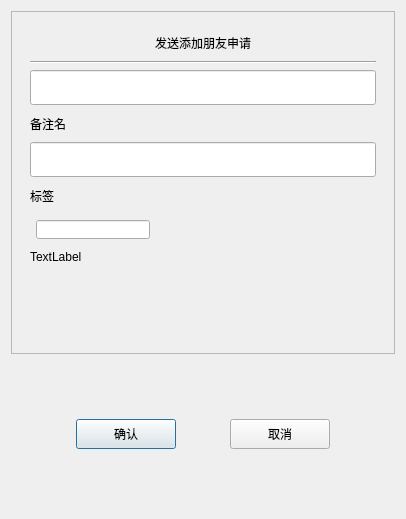
<?xml version="1.0" encoding="UTF-8"?>
<ui version="4.0">
 <class>AuthenFriend</class>
 <widget class="QDialog" name="AuthenFriend">
  <property name="geometry">
   <rect>
    <x>0</x>
    <y>0</y>
    <width>406</width>
    <height>519</height>
   </rect>
  </property>
  <property name="windowTitle">
   <string>Dialog</string>
  </property>
  <layout class="QVBoxLayout" name="verticalLayout">
   <item>
    <widget class="QScrollArea" name="scrollArea">
     <property name="widgetResizable">
      <bool>true</bool>
     </property>
     <widget class="QWidget" name="scrollcontent">
      <property name="geometry">
       <rect>
        <x>0</x>
        <y>0</y>
        <width>392</width>
        <height>345</height>
       </rect>
      </property>
      <layout class="QHBoxLayout" name="horizontalLayout_5">
       <item>
        <widget class="QWidget" name="apply_wid" native="true">
         <layout class="QVBoxLayout" name="verticalLayout_2">
          <item>
           <widget class="QLabel" name="label">
            <property name="minimumSize">
             <size>
              <width>0</width>
              <height>25</height>
             </size>
            </property>
            <property name="maximumSize">
             <size>
              <width>16777215</width>
              <height>25</height>
             </size>
            </property>
            <property name="text">
             <string>发送添加朋友申请</string>
            </property>
            <property name="alignment">
             <set>Qt::AlignmentFlag::AlignCenter</set>
            </property>
           </widget>
          </item>
          <item>
           <widget class="Line" name="h_line">
            <property name="orientation">
             <enum>Qt::Orientation::Horizontal</enum>
            </property>
           </widget>
          </item>
          <item>
           <widget class="CustomizeEdit" name="name_ed">
            <property name="minimumSize">
             <size>
              <width>0</width>
              <height>35</height>
             </size>
            </property>
            <property name="maximumSize">
             <size>
              <width>16777215</width>
              <height>35</height>
             </size>
            </property>
           </widget>
          </item>
          <item>
           <widget class="QLabel" name="label_2">
            <property name="minimumSize">
             <size>
              <width>0</width>
              <height>25</height>
             </size>
            </property>
            <property name="maximumSize">
             <size>
              <width>16777215</width>
              <height>25</height>
             </size>
            </property>
            <property name="text">
             <string>备注名</string>
            </property>
           </widget>
          </item>
          <item>
           <widget class="CustomizeEdit" name="back_ed">
            <property name="minimumSize">
             <size>
              <width>0</width>
              <height>35</height>
             </size>
            </property>
            <property name="maximumSize">
             <size>
              <width>16777215</width>
              <height>35</height>
             </size>
            </property>
           </widget>
          </item>
          <item>
           <widget class="QLabel" name="label_3">
            <property name="minimumSize">
             <size>
              <width>0</width>
              <height>25</height>
             </size>
            </property>
            <property name="maximumSize">
             <size>
              <width>16777215</width>
              <height>25</height>
             </size>
            </property>
            <property name="text">
             <string>标签</string>
            </property>
           </widget>
          </item>
          <item>
           <widget class="QWidget" name="lb_group_wid" native="true">
            <property name="minimumSize">
             <size>
              <width>0</width>
              <height>50</height>
             </size>
            </property>
            <layout class="QVBoxLayout" name="verticalLayout_4">
             <property name="spacing">
              <number>0</number>
             </property>
             <property name="leftMargin">
              <number>0</number>
             </property>
             <property name="topMargin">
              <number>0</number>
             </property>
             <property name="rightMargin">
              <number>0</number>
             </property>
             <property name="bottomMargin">
              <number>0</number>
             </property>
             <item>
              <widget class="QWidget" name="gridWidget" native="true">
               <property name="minimumSize">
                <size>
                 <width>0</width>
                 <height>40</height>
                </size>
               </property>
               <property name="maximumSize">
                <size>
                 <width>16777215</width>
                 <height>40</height>
                </size>
               </property>
               <widget class="CustomizeEdit" name="lb_ed">
                <property name="geometry">
                 <rect>
                  <x>6</x>
                  <y>6</y>
                  <width>114</width>
                  <height>19</height>
                 </rect>
                </property>
                <property name="minimumSize">
                 <size>
                  <width>0</width>
                  <height>0</height>
                 </size>
                </property>
                <property name="maximumSize">
                 <size>
                  <width>16777215</width>
                  <height>35</height>
                 </size>
                </property>
                <property name="alignment">
                 <set>Qt::AlignmentFlag::AlignLeading|Qt::AlignmentFlag::AlignLeft|Qt::AlignmentFlag::AlignVCenter</set>
                </property>
               </widget>
              </widget>
             </item>
             <item>
              <widget class="QWidget" name="input_tip_wid" native="true">
               <property name="minimumSize">
                <size>
                 <width>0</width>
                 <height>35</height>
                </size>
               </property>
               <layout class="QVBoxLayout" name="verticalLayout_5">
                <property name="spacing">
                 <number>0</number>
                </property>
                <property name="leftMargin">
                 <number>0</number>
                </property>
                <property name="topMargin">
                 <number>0</number>
                </property>
                <property name="rightMargin">
                 <number>0</number>
                </property>
                <property name="bottomMargin">
                 <number>0</number>
                </property>
                <item>
                 <widget class="ClickedOnceLabel" name="tip_lb">
                  <property name="text">
                   <string>TextLabel</string>
                  </property>
                  <property name="alignment">
                   <set>Qt::AlignmentFlag::AlignLeading|Qt::AlignmentFlag::AlignLeft|Qt::AlignmentFlag::AlignVCenter</set>
                  </property>
                 </widget>
                </item>
               </layout>
              </widget>
             </item>
            </layout>
           </widget>
          </item>
          <item>
           <widget class="QWidget" name="widget" native="true">
            <property name="minimumSize">
             <size>
              <width>0</width>
              <height>60</height>
             </size>
            </property>
            <property name="maximumSize">
             <size>
              <width>16777215</width>
              <height>16777215</height>
             </size>
            </property>
            <layout class="QHBoxLayout" name="horizontalLayout">
             <property name="leftMargin">
              <number>0</number>
             </property>
             <property name="topMargin">
              <number>0</number>
             </property>
             <property name="rightMargin">
              <number>0</number>
             </property>
             <property name="bottomMargin">
              <number>0</number>
             </property>
             <item>
              <widget class="QWidget" name="lb_list" native="true">
               <property name="minimumSize">
                <size>
                 <width>287</width>
                 <height>50</height>
                </size>
               </property>
               <property name="maximumSize">
                <size>
                 <width>287</width>
                 <height>16777215</height>
                </size>
               </property>
              </widget>
             </item>
             <item>
              <widget class="QWidget" name="more_lb_wid" native="true">
               <property name="minimumSize">
                <size>
                 <width>30</width>
                 <height>0</height>
                </size>
               </property>
               <property name="maximumSize">
                <size>
                 <width>30</width>
                 <height>16777215</height>
                </size>
               </property>
               <layout class="QVBoxLayout" name="verticalLayout_3">
                <property name="leftMargin">
                 <number>2</number>
                </property>
                <property name="topMargin">
                 <number>2</number>
                </property>
                <property name="rightMargin">
                 <number>2</number>
                </property>
                <property name="bottomMargin">
                 <number>2</number>
                </property>
                <item>
                 <spacer name="verticalSpacer_2">
                  <property name="orientation">
                   <enum>Qt::Orientation::Vertical</enum>
                  </property>
                  <property name="sizeHint" stdset="0">
                   <size>
                    <width>20</width>
                    <height>40</height>
                   </size>
                  </property>
                 </spacer>
                </item>
                <item>
                 <widget class="ClickedOnceLabel" name="more_lb">
                  <property name="minimumSize">
                   <size>
                    <width>25</width>
                    <height>25</height>
                   </size>
                  </property>
                  <property name="maximumSize">
                   <size>
                    <width>25</width>
                    <height>25</height>
                   </size>
                  </property>
                  <property name="text">
                   <string/>
                  </property>
                 </widget>
                </item>
                <item>
                 <spacer name="verticalSpacer_4">
                  <property name="orientation">
                   <enum>Qt::Orientation::Vertical</enum>
                  </property>
                  <property name="sizeType">
                   <enum>QSizePolicy::Policy::Fixed</enum>
                  </property>
                  <property name="sizeHint" stdset="0">
                   <size>
                    <width>20</width>
                    <height>60</height>
                   </size>
                  </property>
                 </spacer>
                </item>
               </layout>
              </widget>
             </item>
            </layout>
           </widget>
          </item>
         </layout>
        </widget>
       </item>
      </layout>
     </widget>
    </widget>
   </item>
   <item>
    <spacer name="verticalSpacer">
     <property name="orientation">
      <enum>Qt::Orientation::Vertical</enum>
     </property>
     <property name="sizeType">
      <enum>QSizePolicy::Policy::Fixed</enum>
     </property>
     <property name="sizeHint" stdset="0">
      <size>
       <width>20</width>
       <height>40</height>
      </size>
     </property>
    </spacer>
   </item>
   <item>
    <widget class="QWidget" name="widget_2" native="true">
     <layout class="QHBoxLayout" name="horizontalLayout_3">
      <item>
       <widget class="QWidget" name="apply_sure_wid" native="true">
        <property name="minimumSize">
         <size>
          <width>0</width>
          <height>50</height>
         </size>
        </property>
        <layout class="QHBoxLayout" name="horizontalLayout_2">
         <item>
          <spacer name="horizontalSpacer">
           <property name="orientation">
            <enum>Qt::Orientation::Horizontal</enum>
           </property>
           <property name="sizeHint" stdset="0">
            <size>
             <width>39</width>
             <height>20</height>
            </size>
           </property>
          </spacer>
         </item>
         <item>
          <widget class="Clickedbtn" name="sure_btn">
           <property name="minimumSize">
            <size>
             <width>100</width>
             <height>30</height>
            </size>
           </property>
           <property name="maximumSize">
            <size>
             <width>100</width>
             <height>30</height>
            </size>
           </property>
           <property name="text">
            <string>确认</string>
           </property>
          </widget>
         </item>
         <item>
          <spacer name="horizontalSpacer_3">
           <property name="orientation">
            <enum>Qt::Orientation::Horizontal</enum>
           </property>
           <property name="sizeHint" stdset="0">
            <size>
             <width>40</width>
             <height>20</height>
            </size>
           </property>
          </spacer>
         </item>
         <item>
          <widget class="Clickedbtn" name="cancel_btn">
           <property name="minimumSize">
            <size>
             <width>100</width>
             <height>30</height>
            </size>
           </property>
           <property name="text">
            <string>取消</string>
           </property>
          </widget>
         </item>
         <item>
          <spacer name="horizontalSpacer_2">
           <property name="orientation">
            <enum>Qt::Orientation::Horizontal</enum>
           </property>
           <property name="sizeHint" stdset="0">
            <size>
             <width>40</width>
             <height>20</height>
            </size>
           </property>
          </spacer>
         </item>
        </layout>
       </widget>
      </item>
     </layout>
    </widget>
   </item>
   <item>
    <spacer name="verticalSpacer_3">
     <property name="orientation">
      <enum>Qt::Orientation::Vertical</enum>
     </property>
     <property name="sizeType">
      <enum>QSizePolicy::Policy::Fixed</enum>
     </property>
     <property name="sizeHint" stdset="0">
      <size>
       <width>20</width>
       <height>40</height>
      </size>
     </property>
    </spacer>
   </item>
  </layout>
 </widget>
 <customwidgets>
  <customwidget>
   <class>Clickedbtn</class>
   <extends>QPushButton</extends>
   <header location="global">clickedbtn.h</header>
  </customwidget>
  <customwidget>
   <class>CustomizeEdit</class>
   <extends>QLineEdit</extends>
   <header>customizeedit.h</header>
  </customwidget>
  <customwidget>
   <class>ClickedOnceLabel</class>
   <extends>QLabel</extends>
   <header>clickedoncelabel.h</header>
  </customwidget>
 </customwidgets>
 <resources/>
 <connections/>
</ui>
